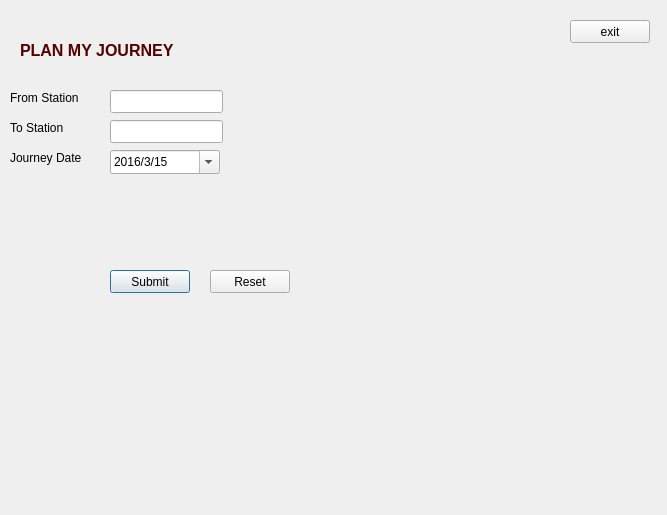
<?xml version="1.0" encoding="UTF-8"?>
<ui version="4.0">
 <class>Dialog</class>
 <widget class="QDialog" name="Dialog">
  <property name="geometry">
   <rect>
    <x>0</x>
    <y>0</y>
    <width>667</width>
    <height>515</height>
   </rect>
  </property>
  <property name="windowTitle">
   <string>Dialog</string>
  </property>
  <widget class="QLabel" name="label_2">
   <property name="geometry">
    <rect>
     <x>20</x>
     <y>40</y>
     <width>161</width>
     <height>21</height>
    </rect>
   </property>
   <property name="text">
    <string>&lt;html&gt;&lt;head/&gt;&lt;body&gt;&lt;p&gt;&lt;span style=&quot; font-size:12pt; font-weight:600; color:#550000;&quot;&gt;PLAN MY JOURNEY&lt;/span&gt;&lt;/p&gt;&lt;/body&gt;&lt;/html&gt;</string>
   </property>
  </widget>
  <widget class="QLabel" name="label_3">
   <property name="geometry">
    <rect>
     <x>10</x>
     <y>90</y>
     <width>101</width>
     <height>16</height>
    </rect>
   </property>
   <property name="text">
    <string>From Station</string>
   </property>
  </widget>
  <widget class="QLabel" name="label_4">
   <property name="geometry">
    <rect>
     <x>10</x>
     <y>120</y>
     <width>91</width>
     <height>16</height>
    </rect>
   </property>
   <property name="text">
    <string>To Station</string>
   </property>
  </widget>
  <widget class="QLabel" name="label_5">
   <property name="geometry">
    <rect>
     <x>10</x>
     <y>150</y>
     <width>101</width>
     <height>16</height>
    </rect>
   </property>
   <property name="text">
    <string>Journey Date</string>
   </property>
  </widget>
  <widget class="QDateEdit" name="dateEdit">
   <property name="geometry">
    <rect>
     <x>110</x>
     <y>150</y>
     <width>110</width>
     <height>24</height>
    </rect>
   </property>
   <property name="maximumDateTime">
    <datetime>
     <hour>23</hour>
     <minute>59</minute>
     <second>59</second>
     <year>2016</year>
     <month>6</month>
     <day>30</day>
    </datetime>
   </property>
   <property name="minimumDateTime">
    <datetime>
     <hour>0</hour>
     <minute>0</minute>
     <second>0</second>
     <year>2016</year>
     <month>3</month>
     <day>15</day>
    </datetime>
   </property>
   <property name="maximumDate">
    <date>
     <year>2016</year>
     <month>6</month>
     <day>30</day>
    </date>
   </property>
   <property name="minimumDate">
    <date>
     <year>2016</year>
     <month>3</month>
     <day>15</day>
    </date>
   </property>
   <property name="displayFormat">
    <string>yyyy/M/d</string>
   </property>
   <property name="calendarPopup">
    <bool>true</bool>
   </property>
  </widget>
  <widget class="QLineEdit" name="lineEdit">
   <property name="geometry">
    <rect>
     <x>110</x>
     <y>90</y>
     <width>113</width>
     <height>23</height>
    </rect>
   </property>
  </widget>
  <widget class="QLineEdit" name="lineEdit_2">
   <property name="geometry">
    <rect>
     <x>110</x>
     <y>120</y>
     <width>113</width>
     <height>23</height>
    </rect>
   </property>
  </widget>
  <widget class="QPushButton" name="pushButton">
   <property name="geometry">
    <rect>
     <x>110</x>
     <y>270</y>
     <width>80</width>
     <height>23</height>
    </rect>
   </property>
   <property name="text">
    <string>Submit</string>
   </property>
  </widget>
  <widget class="QPushButton" name="pushButton_2">
   <property name="geometry">
    <rect>
     <x>210</x>
     <y>270</y>
     <width>80</width>
     <height>23</height>
    </rect>
   </property>
   <property name="text">
    <string>Reset</string>
   </property>
  </widget>
  <widget class="QPushButton" name="pushButton_3">
   <property name="geometry">
    <rect>
     <x>570</x>
     <y>20</y>
     <width>80</width>
     <height>23</height>
    </rect>
   </property>
   <property name="text">
    <string>exit</string>
   </property>
  </widget>
  <zorder>pushButton_3</zorder>
  <zorder>label_2</zorder>
  <zorder>label_3</zorder>
  <zorder>label_4</zorder>
  <zorder>label_5</zorder>
  <zorder>dateEdit</zorder>
  <zorder>lineEdit</zorder>
  <zorder>lineEdit_2</zorder>
  <zorder>pushButton</zorder>
  <zorder>pushButton_2</zorder>
 </widget>
 <resources/>
 <connections/>
</ui>
